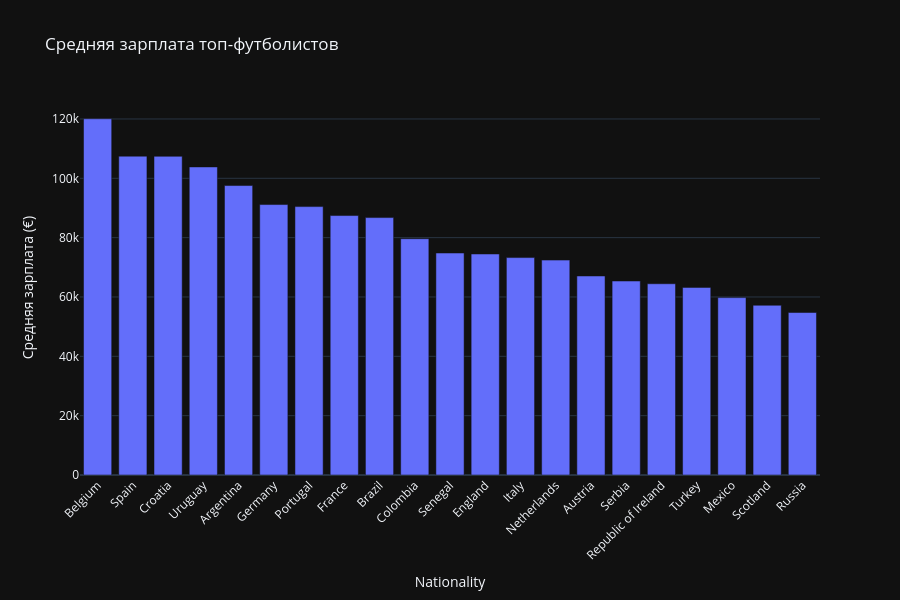

Notebook code cell kept with this figure:
### Code cell
fig = px.bar(country_stats, x=country_stats.index, y='Wage_Clean',
             labels={'x': 'Страна', 'Wage_Clean': 'Средняя зарплата (€)'},
             title='Средняя зарплата топ-футболистов')
fig.update_layout(xaxis_tickangle=-45, height=600)
fig.show()

### Figure 1 — Plotly figure (JSON) as saved in the notebook; plotly's stock layout.template omitted (floating-point values rounded to 4 significant figures)
{"data": [{"hovertemplate": "Nationality=%{x}<br>Средняя зарплата (€)=%{y}<extra></extra>", "legendgroup": "", "marker": {"color": "#636efa", "pattern": {"shape": ""}}, "name": "", "orientation": "v", "showlegend": false, "textposition": "auto", "type": "bar", "x": ["Belgium", "Spain", "Croatia", "Uruguay", "Argentina", "Germany", "Portugal", "France", "Brazil", "Colombia", "Senegal", "England", "Italy", "Netherlands", "Austria", "Serbia", "Republic of Ireland", "Turkey", "Mexico", "Scotland", "Russia"], "xaxis": "x", "y": [120100.0, 107500.0, 107400.0, 103800.0, 97560.0, 91150.0, 90460.0, 87440.0, 86760.0, 79650.0, 74810.0, 74490.0, 73280.0, 72430.0, 67080.0, 65380.0, 64460.0, 63240.0, 59790.0, 57200.0, 54760.0], "yaxis": "y"}], "layout": {"barmode": "relative", "height": 600, "legend": {"tracegroupgap": 0}, "title": {"text": "Средняя зарплата топ-футболистов"}, "xaxis": {"anchor": "y", "domain": [0, 1], "tickangle": -45, "title": {"text": "Nationality"}}, "yaxis": {"anchor": "x", "domain": [0, 1], "title": {"text": "Средняя зарплата (€)"}}}}
